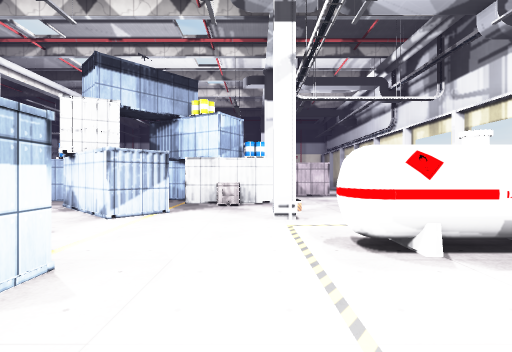
[1] (above)

24 first-person views from a walk through a Unity game level. The camera is 1.5 m above the floor, looks level and sees 85° across. The floor is counted in squares, 2 m on a side. Each view is taken from the middle of a square. On the plan, view 1 faces up. The plan holds only what a view shows up to about 10 squares ahead; the rest is blank. Door leaves are left out, so doorways stand open. Some surface patterns are stand-ins.

[2]
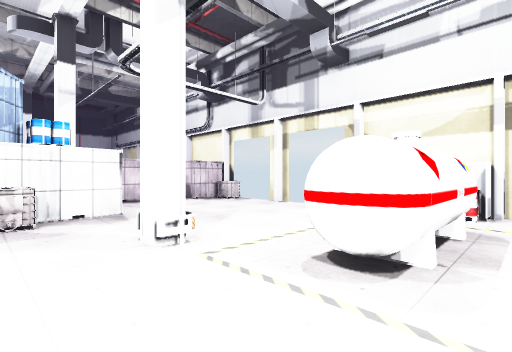

[3]
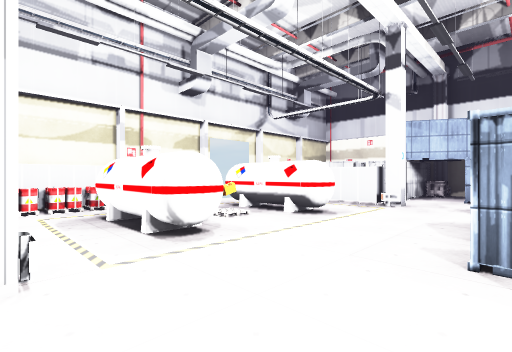

[4]
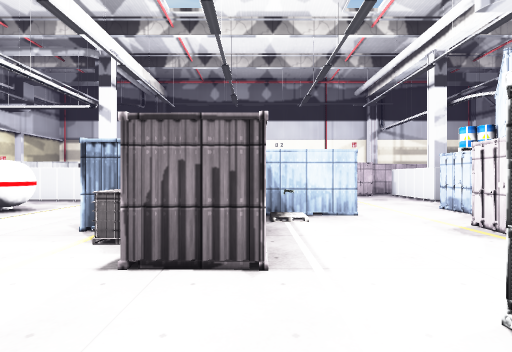

[5]
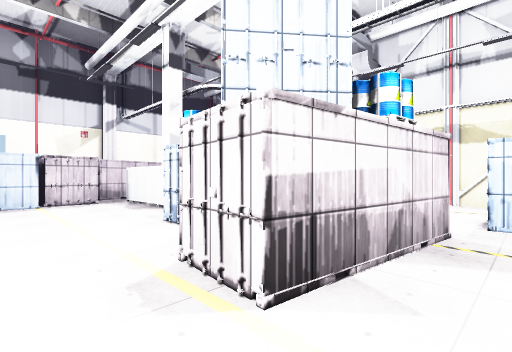

[6]
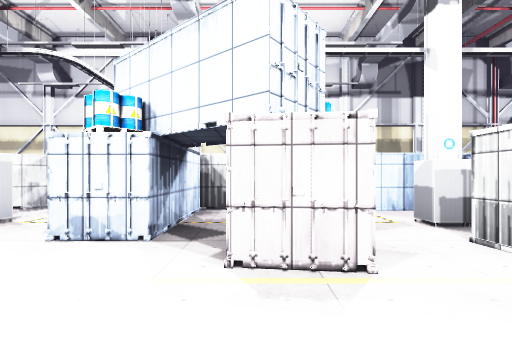

[7]
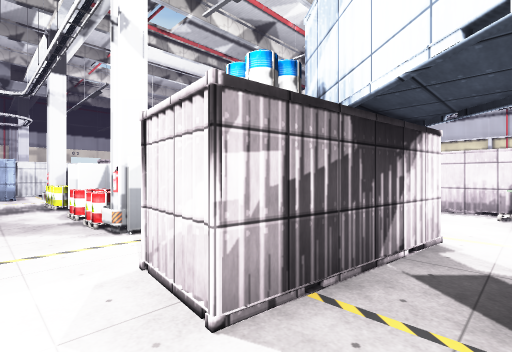

[8]
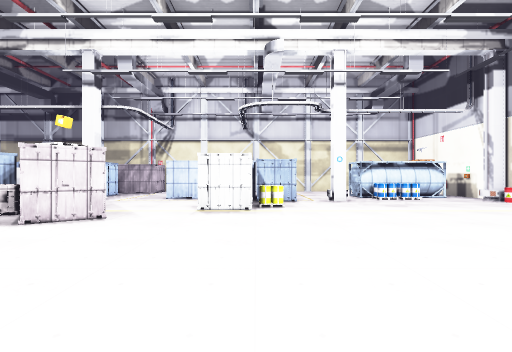

[9]
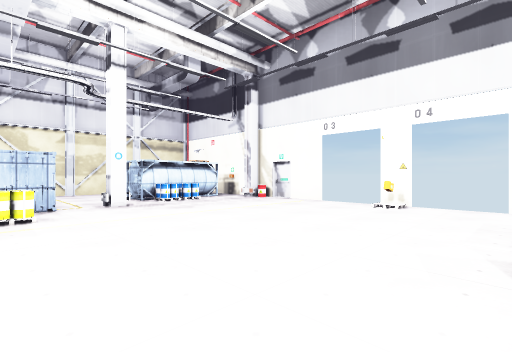

[10]
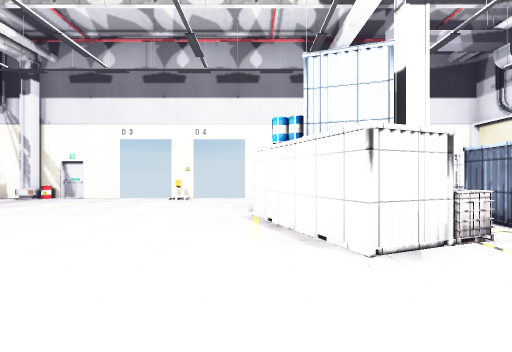

[11]
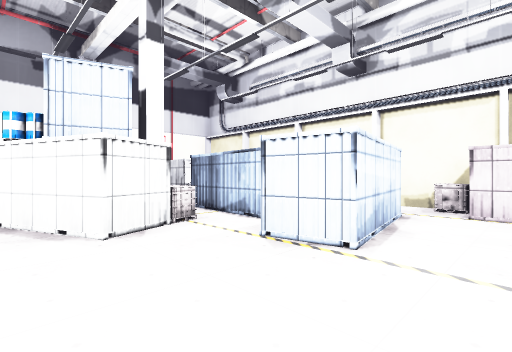

[12]
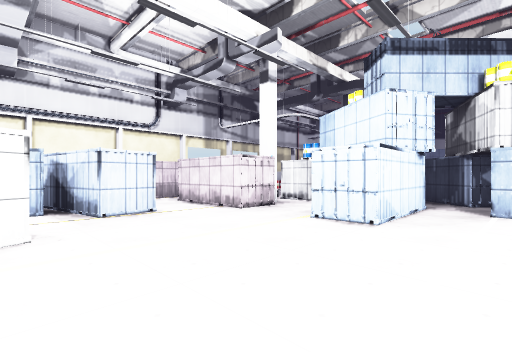

[13]
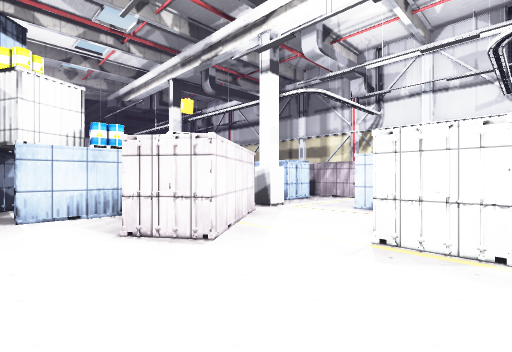

[14]
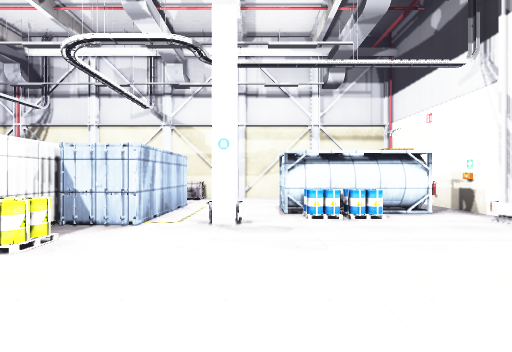

[15]
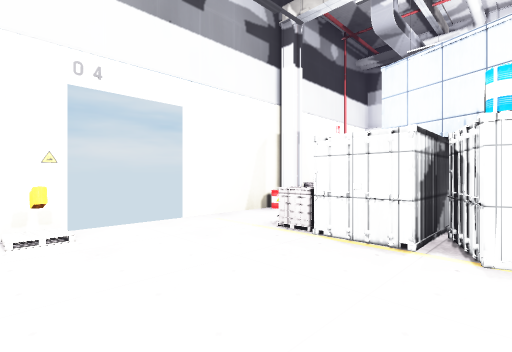

[16]
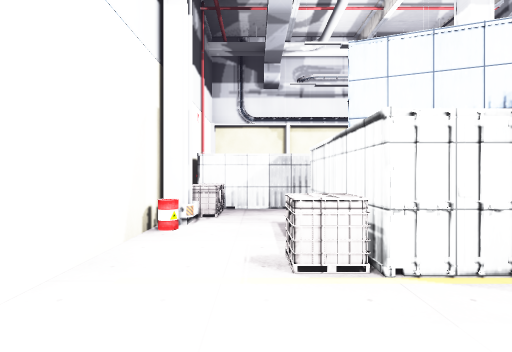

[17]
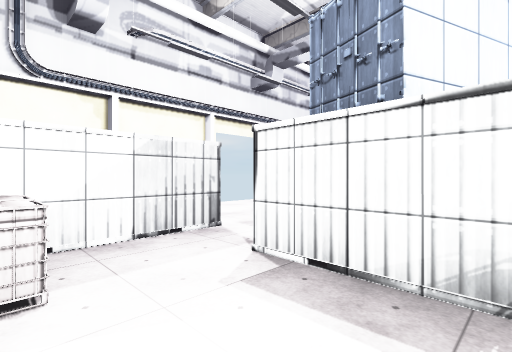

[18]
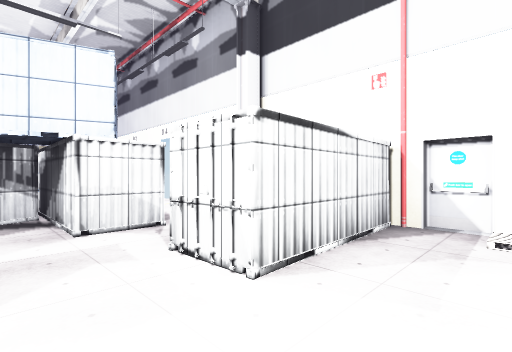

[19]
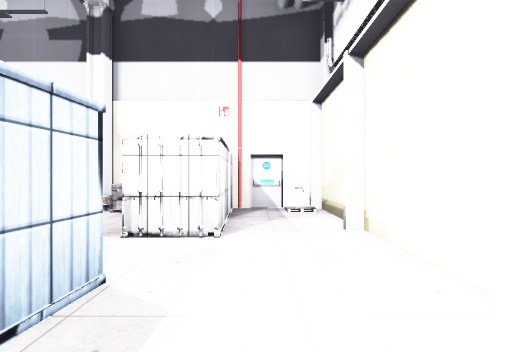

[20]
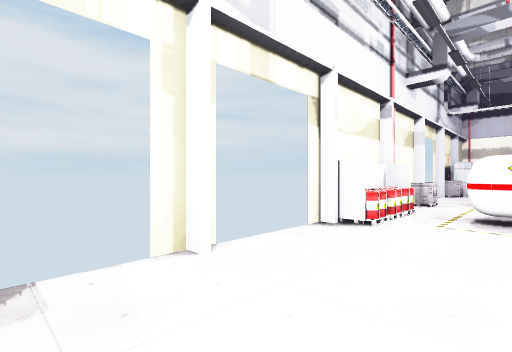

[21]
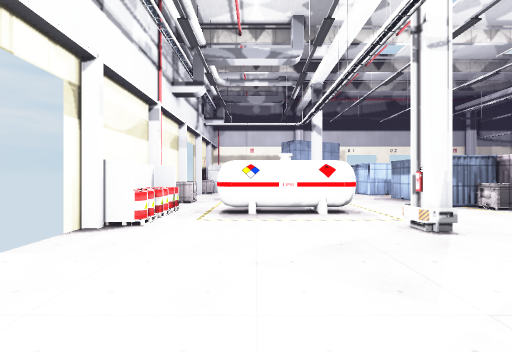

[22]
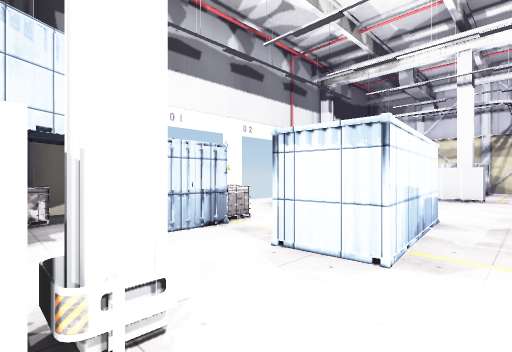

[23]
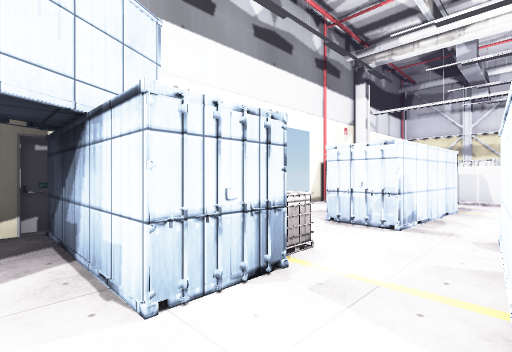

[24]
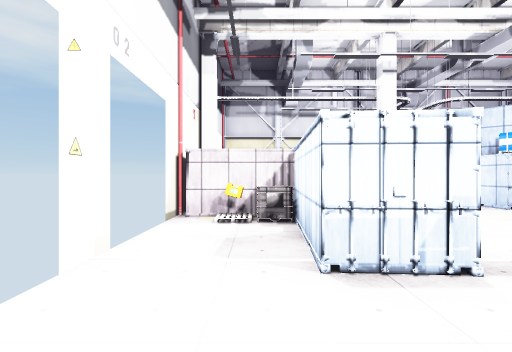

### Floor plan
Key: @ floor where view 1 was taken; # wall or solid block; x gap in a wall; . floor; D open door; C container; B barrel; E fire extinguisher; O other object.
Columns run from 15 left of view 1 to 6 right of it. Each row starts with its distance up from view 1.
 23    ######D #D#########
 22    O..O..DDOD..BCOC.O#
 21     C.............C..#
 20     CO.......CCCC.C..#
 19 #...CO.......CCCC....#
 18 #............CC. CC..#
 17 #.............C..C..D
 16 #C.CCC........CC.C .DD
 15     CCCC.........CC  #
 14     CCCCC.......CCC..#
 13      ...............C#
 12      ....C.........C
 11   .....CCC..CC.CCC C
 10   C...#CCC..C .. . CC
  9  C CCO  CCC.CC..C...DD
  8  C  C.x  ....CCCC...D
  7     COx   .CC.C.....D
  6     CO    ..CC......DD
  5     C.#CCC..C...E....#
  4     C...............O#
  3 #....CCCC..CC...OOO.O#
  2 #   .CCC...CCC...O...#
  1    C......OC C......C#
  0    CCCC..CC  C.@OOO..#
 -1    C ...............D
 -2    ........CCC..### D
 -3   CC..#....CCC..... C#
 -4    CC.#...........CC
 -5       .CCCCC.CC.CC
 -6      CCCC.....C.CC
 -7        C.DDDD.C.C
 -8        ##D    ##

Positions as (right, up) in squares from view 1, and headings:
1: (0, 0), facing up
2: (-1, 2), facing up-right
3: (-2, 5), facing down-right
4: (-4, 6), facing down
5: (-6, 4), facing down-left
6: (-5, 2), facing left
7: (-11, 1), facing up-right
8: (-1, 15), facing left
9: (-2, 15), facing up-left
10: (-2, 13), facing up
11: (-2, 12), facing up-right
12: (-5, 16), facing down-right
13: (-4, 15), facing down-left
14: (-5, 18), facing left
15: (-5, 18), facing up-right
16: (-4, 21), facing right
17: (-1, 22), facing down-right
18: (5, 18), facing up-left
19: (4, 16), facing up
20: (3, 9), facing down-right
21: (3, 9), facing down
22: (1, -1), facing down-left
23: (0, -3), facing down-left
24: (-2, -6), facing left
